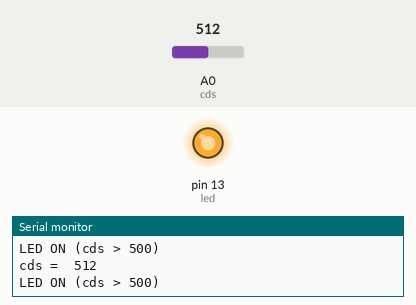
This sketch was run on a simulated Arduino Uno, built with avr-gcc and run on an emulated ATmega328P. On the bench: output pins drawn as LEDs (lit = HIGH), the last lines printed to the serial monitor. Inputs (shaded band) come from the test bench; at power-on: A0 (cds) = 512.

Above: at 1.2 s.
1.3 s: A0 (cds) set to 485
At 2.4 s:
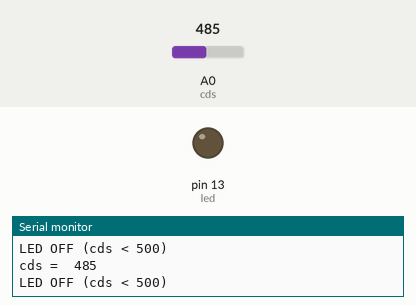
2.9 s: A0 (cds) set to 510
At 3.7 s:
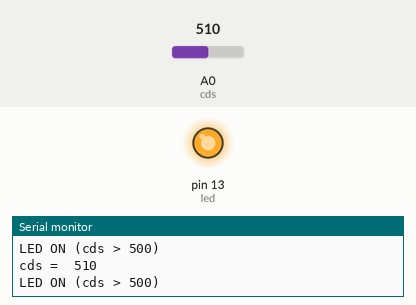
4.5 s: A0 (cds) set to 490
At 5.1 s:
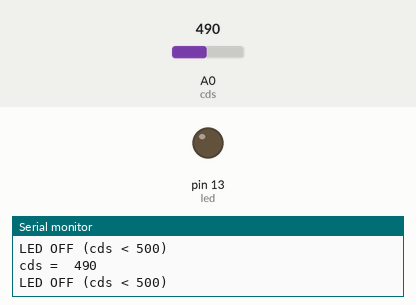
Timing chart, 0 to 7.5 s (numbered marks = the images above; inputs shaded):
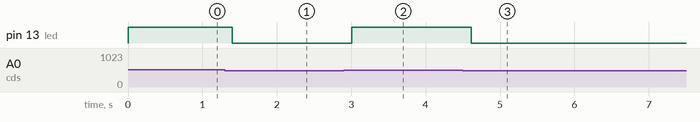

Measured:
- the behaviour switches between 501 and 500 on A0 (cds) (found by bisection; images 0 and 1)
- after the input at 1.3 s, pin 13 (led): HIGH → LOW after 0.10 s
- after the input at 2.9 s, pin 13 (led): LOW → HIGH after 0.11 s
- after the input at 4.5 s, pin 13 (led): HIGH → LOW after 0.11 s

The sketch:

LED_Test.ino
```cpp
// 조도센서를 아날로그 A0핀으로 설정합니다.
int cds = A0;
// LED를 디지털 13핀으로 설정합니다.
int led = 13;

void setup() {
  // 조도센서의 동작 상태를 확인하기 위하여 시리얼 통신을 설정합니다. (전송속도 9600bps)
  Serial.begin(9600);
  // LED 핀을 OUTPUT으로 설정합니다.
  pinMode(led, OUTPUT);
}

void loop() {
  // 조도센서로 부터 측정된 밝기 값을 읽습니다.
  // 조도센서로 부터 입력되어지는 전압의 크기 (0~5V)에 따라 0~1023 범위의 값으로 변환되어 반환합니다.
  int cdsValue = analogRead(cds);

  // 측정된 밝기 값를 시리얼 모니터에 출력합니다.
  Serial.print("cds =  ");
  Serial.println(cdsValue);

  // 조도센서로 부터 측정된 밝기 값이 500보다 크다면, 아래의 블록을 실행합니다.
  if (cdsValue > 500) {
    // LED가 연결된 핀의 로직레벨을 HIGH (5V)로 설정하여, LED가 켜지도록 합니다.
    digitalWrite(led, HIGH);
    // LED상태를 시리얼 모니터에 출력합니다.
    Serial.println("LED ON (cds > 500)");
  }
  // 조도센서로 부터 측정된 밝기 값이 500보다 작면, 아래의 블록을 실행합니다.
  else {
    // LED가 연결된 핀의 로직레벨을 LOW (0V)로 설정하여, LED가 꺼지도록 합니다.
    digitalWrite(led, LOW);
    // LED상태를 시리얼 모니터에 출력합니다.
    Serial.println("LED OFF (cds < 500)");
  }
  // 0.2초 동안 대기합니다.
  delay(200);
}
```
